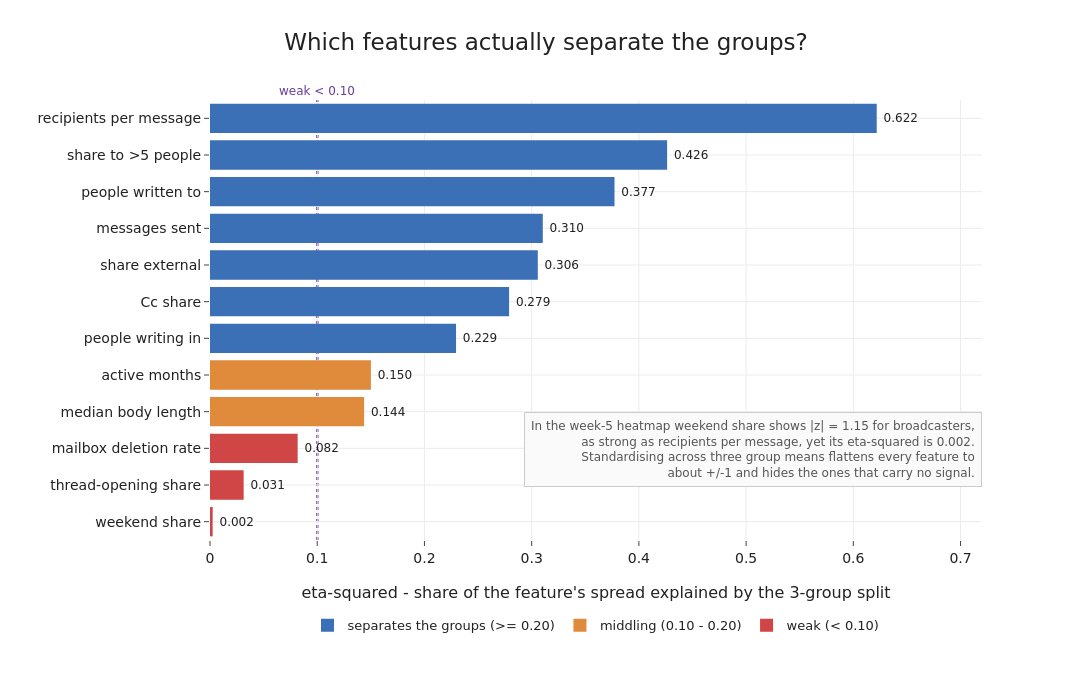

The cell this chart's notebook holds for it:
### Markdown cell above
## Which features actually separate the groups?

The week-five profile heatmap standardised each feature across the three group means, then coloured the
result. With only three numbers per feature, that step forces every feature to come out near one standard
deviation whether or not it carries any signal, so the heatmap made all twelve look about equally
important. A cleaner measure of how much a feature defines the split is eta-squared: of all the spread in
a feature across the 143 people, the share that the three-group split accounts for. A feature near one is
almost entirely explained by which group a person is in; a feature near zero looks the same in every group
and the split tells us nothing about it.

### Code cell
eta = {}
for j, f in enumerate(FEATS):
    x = X[:, j]; gm = x.mean(); sst = ((x - gm) ** 2).sum()
    ssb = sum((clabel == c).sum() * (x[clabel == c].mean() - gm) ** 2 for c in np.unique(clabel))
    eta[f] = ssb / sst
eta = pd.Series(eta).sort_values()

# crosscheck: how the heatmap's 3-group z compares to the population z and to eta-squared
prof_named = prof.rename(index=names)
z3   = (prof_named - prof_named.mean()) / prof_named.std()
zpop = (prof_named - Fraw[FEATS].mean()) / Fraw[FEATS].std()
chk = pd.DataFrame({"heatmap z (broadc.)": z3.loc["Broadcasters / execs"],
                    "population z (broadc.)": zpop.loc["Broadcasters / execs"],
                    "eta_squared": eta}).loc[["wknd_ratio", "root_ratio", "del_rate", "broadcast", "mean_recip"]]
chk.index = [PRETTY[i] for i in chk.index]
print(chk.round(3).to_string())

fn = [PRETTY[k] for k in eta.index]; ev = eta.values
barcol = [RED if v < 0.10 else (ORANGE if v < 0.20 else BLUE) for v in ev]
fig = go.Figure(go.Bar(y=fn, x=ev, orientation="h", marker_color=barcol,
    text=[f" {v:.3f}" for v in ev], textposition="outside", textfont=dict(size=12),
    cliponaxis=False, showlegend=False))
for col, nm in [(BLUE, "separates the groups (>= 0.20)"),
                (ORANGE, "middling (0.10 - 0.20)"), (RED, "weak (< 0.10)")]:
    fig.add_trace(go.Scatter(x=[None], y=[None], mode="markers",
        marker=dict(size=13, color=col, symbol="square"), name=nm, showlegend=True))
fig.add_vline(x=0.10, line=dict(color=PURPLE, dash="dot", width=2.5), layer="below",
    annotation_text="weak &lt; 0.10", annotation_position="top",
    annotation_font=dict(size=12, color=PURPLE))
fig.update_xaxes(title_text="eta-squared - share of the feature's spread explained by the 3-group split",
    range=[0, 0.72])
fig.add_annotation(xref="paper", yref="paper", x=1.0, y=0.12, showarrow=False, xanchor="right", align="right",
    text="In the week-5 heatmap weekend share shows |z| = 1.15 for broadcasters,<br>"
         "as strong as recipients per message, yet its eta-squared is 0.002.<br>"
         "Standardising across three group means flattens every feature to<br>"
         "about +/-1 and hides the ones that carry no signal.",
    font=dict(size=12, color="#555"), bordercolor="#cccccc", borderwidth=1, borderpad=6, bgcolor="#fafafa")
fig.update_layout(title="Which features actually separate the groups?",
    legend=dict(orientation="h", x=0.5, xanchor="center", y=-0.16, yanchor="top", font=dict(size=13)))
save_fig(fig, "pc2_feature_separation.png", w=1180, h=680, margin=dict(l=210, r=110, t=100, b=140))

### Figure 1 — Plotly figure (JSON) as saved in the notebook; plotly's stock layout.template omitted (floating-point values rounded to 4 significant figures)
{"data": [{"cliponaxis": false, "marker": {"color": ["#d04545", "#d04545", "#d04545", "#e08a3c", "#e08a3c", "#3b6fb6", "#3b6fb6", "#3b6fb6", "#3b6fb6", "#3b6fb6", "#3b6fb6", "#3b6fb6"]}, "orientation": "h", "showlegend": false, "text": [" 0.002", " 0.031", " 0.082", " 0.144", " 0.150", " 0.229", " 0.279", " 0.306", " 0.310", " 0.377", " 0.426", " 0.622"], "textfont": {"size": 12}, "textposition": "outside", "type": "bar", "x": [0.002494, 0.0314, 0.08176, 0.1437, 0.1501, 0.2295, 0.279, 0.3057, 0.3104, 0.3773, 0.4263, 0.6218], "y": ["weekend share", "thread-opening share", "mailbox deletion rate", "median body length", "active months", "people writing in", "Cc share", "share external", "messages sent", "people written to", "share to >5 people", "recipients per message"]}, {"marker": {"color": "#3b6fb6", "size": 13, "symbol": "square"}, "mode": "markers", "name": "separates the groups (>= 0.20)", "showlegend": true, "type": "scatter", "x": [null], "y": [null]}, {"marker": {"color": "#e08a3c", "size": 13, "symbol": "square"}, "mode": "markers", "name": "middling (0.10 - 0.20)", "showlegend": true, "type": "scatter", "x": [null], "y": [null]}, {"marker": {"color": "#d04545", "size": 13, "symbol": "square"}, "mode": "markers", "name": "weak (< 0.10)", "showlegend": true, "type": "scatter", "x": [null], "y": [null]}], "layout": {"annotations": [{"font": {"color": "#6a3d9a", "size": 12}, "showarrow": false, "text": "weak &lt; 0.10", "x": 0.1, "xanchor": "center", "xref": "x", "y": 1, "yanchor": "bottom", "yref": "y domain"}, {"align": "right", "bgcolor": "#fafafa", "bordercolor": "#cccccc", "borderpad": 6, "borderwidth": 1, "font": {"color": "#555", "size": 12}, "showarrow": false, "text": "In the week-5 heatmap weekend share shows |z| = 1.15 for broadcasters,<br>as strong as recipients per message, yet its eta-squared is 0.002.<br>Standardising across three group means flattens every feature to<br>about +/-1 and hides the ones that carry no signal.", "x": 1.0, "xanchor": "right", "xref": "paper", "y": 0.12, "yref": "paper"}], "height": 680, "legend": {"font": {"size": 13}, "orientation": "h", "x": 0.5, "xanchor": "center", "y": -0.16, "yanchor": "top"}, "margin": {"b": 140, "l": 210, "r": 110, "t": 100}, "shapes": [{"layer": "below", "line": {"color": "#6a3d9a", "dash": "dot", "width": 2.5}, "type": "line", "x0": 0.1, "x1": 0.1, "xref": "x", "y0": 0, "y1": 1, "yref": "y domain"}], "title": {"text": "Which features actually separate the groups?"}, "width": 1180, "xaxis": {"range": [0, 0.72], "title": {"text": "eta-squared - share of the feature's spread explained by the 3-group split"}}}}
